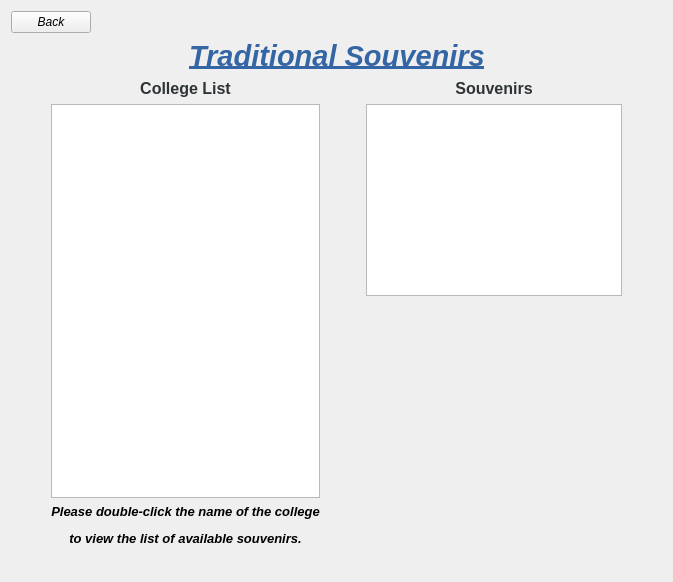
      <widget class="QWidget" name="page_display_souvenirs">
       <layout class="QHBoxLayout" name="horizontalLayout_6">
        <item>
         <layout class="QVBoxLayout" name="verticalLayout_11">
          <item>
           <layout class="QVBoxLayout" name="verticalLayout_10">
            <item>
             <layout class="QHBoxLayout" name="horizontalLayout">
              <item>
               <widget class="QPushButton" name="pushButton_back_souvenirs">
                <property name="font">
                 <font>
                  <italic>true</italic>
                 </font>
                </property>
                <property name="text">
                 <string>Back</string>
                </property>
               </widget>
              </item>
              <item>
               <spacer name="horizontalSpacer">
                <property name="orientation">
                 <enum>Qt::Horizontal</enum>
                </property>
                <property name="sizeHint" stdset="0">
                 <size>
                  <width>40</width>
                  <height>20</height>
                 </size>
                </property>
               </spacer>
              </item>
             </layout>
            </item>
            <item>
             <layout class="QHBoxLayout" name="horizontalLayout_2">
              <item>
               <spacer name="horizontalSpacer_2">
                <property name="orientation">
                 <enum>Qt::Horizontal</enum>
                </property>
                <property name="sizeHint" stdset="0">
                 <size>
                  <width>40</width>
                  <height>20</height>
                 </size>
                </property>
               </spacer>
              </item>
              <item>
               <widget class="QLabel" name="label">
                <property name="text">
                 <string>&lt;html&gt;&lt;head/&gt;&lt;body&gt;&lt;p&gt;&lt;span style=&quot; font-size:22pt; font-weight:600; font-style:italic; text-decoration: underline; color:#3465a4;&quot;&gt;Traditional Souvenirs&lt;/span&gt;&lt;/p&gt;&lt;/body&gt;&lt;/html&gt;</string>
                </property>
               </widget>
              </item>
              <item>
               <spacer name="horizontalSpacer_3">
                <property name="orientation">
                 <enum>Qt::Horizontal</enum>
                </property>
                <property name="sizeHint" stdset="0">
                 <size>
                  <width>40</width>
                  <height>20</height>
                 </size>
                </property>
               </spacer>
              </item>
             </layout>
            </item>
           </layout>
          </item>
          <item>
           <layout class="QHBoxLayout" name="horizontalLayout_4">
            <item>
             <spacer name="horizontalSpacer_22">
              <property name="orientation">
               <enum>Qt::Horizontal</enum>
              </property>
              <property name="sizeType">
               <enum>QSizePolicy::Expanding</enum>
              </property>
              <property name="sizeHint" stdset="0">
               <size>
                <width>40</width>
                <height>20</height>
               </size>
              </property>
             </spacer>
            </item>
            <item>
             <layout class="QVBoxLayout" name="verticalLayout_9">
              <item>
               <layout class="QVBoxLayout" name="verticalLayout_7">
                <item>
                 <widget class="QLabel" name="label_college_list_souv">
                  <property name="text">
                   <string>&lt;html&gt;&lt;head/&gt;&lt;body&gt;&lt;p&gt;&lt;span style=&quot; font-size:12pt; font-weight:600; color:#2e3436;&quot;&gt;College List&lt;/span&gt;&lt;/p&gt;&lt;/body&gt;&lt;/html&gt;</string>
                  </property>
                  <property name="alignment">
                   <set>Qt::AlignCenter</set>
                  </property>
                 </widget>
                </item>
                <item>
                 <widget class="QTableView" name="tableView_souvenirs"/>
                </item>
               </layout>
              </item>
              <item>
               <widget class="QLabel" name="label_9">
                <property name="text">
                 <string>&lt;html&gt;&lt;head/&gt;&lt;body&gt;&lt;p align=&quot;center&quot;&gt;&lt;span style=&quot; font-size:10pt; font-weight:600; font-style:italic;&quot;&gt;Please double-click the name of the college&lt;/span&gt;&lt;/p&gt;&lt;p align=&quot;center&quot;&gt;&lt;span style=&quot; font-size:10pt; font-weight:600; font-style:italic;&quot;&gt;to view the list of available souvenirs.&lt;/span&gt;&lt;/p&gt;&lt;/body&gt;&lt;/html&gt;</string>
                </property>
               </widget>
              </item>
              <item>
               <spacer name="verticalSpacer_5">
                <property name="orientation">
                 <enum>Qt::Vertical</enum>
                </property>
                <property name="sizeType">
                 <enum>QSizePolicy::Preferred</enum>
                </property>
                <property name="sizeHint" stdset="0">
                 <size>
                  <width>20</width>
                  <height>25</height>
                 </size>
                </property>
               </spacer>
              </item>
             </layout>
            </item>
            <item>
             <spacer name="horizontalSpacer_21">
              <property name="orientation">
               <enum>Qt::Horizontal</enum>
              </property>
              <property name="sizeType">
               <enum>QSizePolicy::MinimumExpanding</enum>
              </property>
              <property name="sizeHint" stdset="0">
               <size>
                <width>40</width>
                <height>20</height>
               </size>
              </property>
             </spacer>
            </item>
            <item>
             <layout class="QVBoxLayout" name="verticalLayout_8">
              <item>
               <widget class="QLabel" name="label_2">
                <property name="text">
                 <string>&lt;html&gt;&lt;head/&gt;&lt;body&gt;&lt;p&gt;&lt;span style=&quot; font-size:12pt; font-weight:600; color:#2e3436;&quot;&gt;Souvenirs&lt;/span&gt;&lt;/p&gt;&lt;/body&gt;&lt;/html&gt;</string>
                </property>
                <property name="alignment">
                 <set>Qt::AlignCenter</set>
                </property>
               </widget>
              </item>
              <item>
               <widget class="QTableView" name="tableView_souvenirs_2"/>
              </item>
              <item>
               <spacer name="verticalSpacer_4">
                <property name="orientation">
                 <enum>Qt::Vertical</enum>
                </property>
                <property name="sizeType">
                 <enum>QSizePolicy::Preferred</enum>
                </property>
                <property name="sizeHint" stdset="0">
                 <size>
                  <width>20</width>
                  <height>275</height>
                 </size>
                </property>
               </spacer>
              </item>
             </layout>
            </item>
            <item>
             <spacer name="horizontalSpacer_23">
              <property name="orientation">
               <enum>Qt::Horizontal</enum>
              </property>
              <property name="sizeType">
               <enum>QSizePolicy::Expanding</enum>
              </property>
              <property name="sizeHint" stdset="0">
               <size>
                <width>40</width>
                <height>20</height>
               </size>
              </property>
             </spacer>
            </item>
           </layout>
          </item>
         </layout>
        </item>
       </layout>
      </widget>
